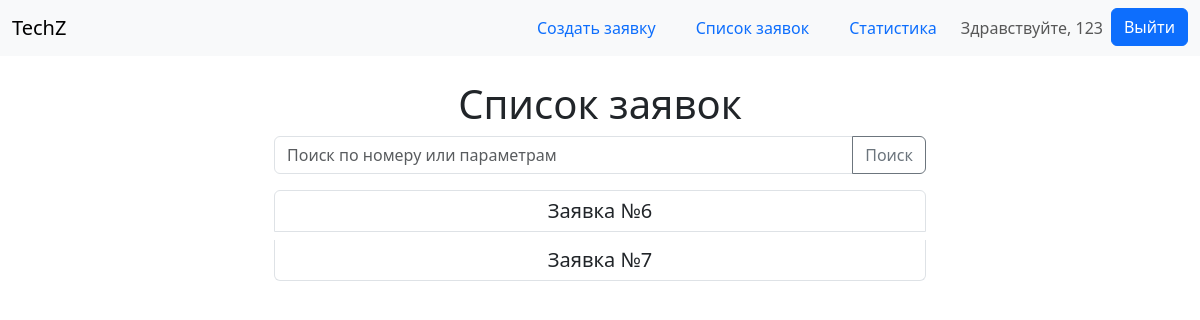
The app's page /tech/requests/ (signed in), older data.
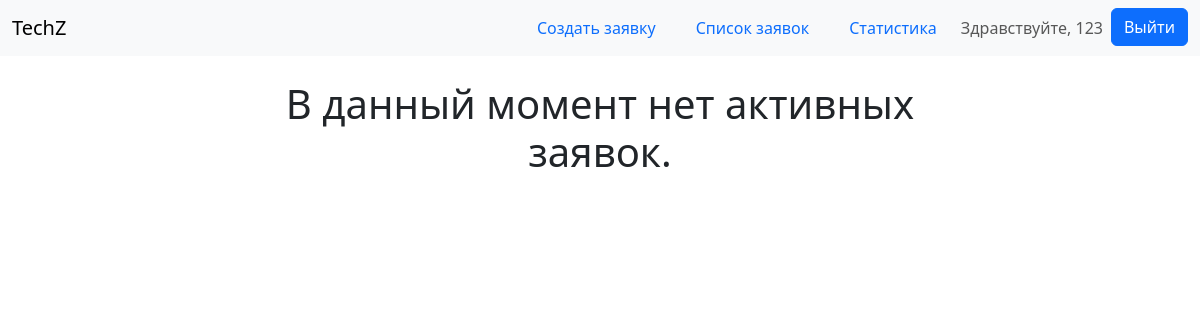
The same page, newer data.
### tech/models.py (models this page shows, shortened)
class Request(models.Model):
    number = models.AutoField(primary_key=True, verbose_name='Номер заявки')
    date_added = models.DateField(auto_now_add=True, verbose_name='Дата добавления')
    equipment = models.ForeignKey(Equipment, on_delete=models.CASCADE, verbose_name='Оборудование')
    issue_type = models.ForeignKey(IssueType, on_delete=models.CASCADE, verbose_name='Тип проблемы')
    description = models.TextField(verbose_name='Описание')
    client = models.ForeignKey(UserProfile, limit_choices_to={'role': 'user', 'user__is_staff': False},
                               on_delete=models.CASCADE, verbose_name='Клиент')
    status_choices = [
        ('pending', 'В ожидании'),
        ('in_progress', 'В работе'),
        ('completed', 'Выполнена'),
    ]
    status = models.CharField(max_length=20, choices=status_choices, default='pending', verbose_name='Статус')
    date_closed = models.DateField(null=True, blank=True, verbose_name='Дата закрытия')
    class Meta:
        verbose_name = 'Заявка'
        verbose_name_plural = 'Заявки'

### tech/views.py (the view, shortened to what this page needs)
# urls.py: path('requests/', views.request_list, name='request_list'),
@login_required(login_url='login')
def request_list(request):
    if request.user.userprofile.role == 'admin':
        requests = Request.objects.all()
    else:
        requests = Request.objects.filter(client=request.user.userprofile)
    search_query = request.GET.get('search_query')
    return render(request, 'request_list.html', {'requests': requests})

### templates/request_list.html (shortened to what this page needs)
{% extends 'base.html' %}
{% block content %}
    <div class="container mt-4">
        {% if requests %}
            <h1 class="text-center">Список заявок</h1>
            <form method="GET" action="{% url 'request_list' %}">
                <div class="input-group mb-3">
                    <input type="text" class="form-control" placeholder="Поиск по номеру или параметрам"
                           name="search_query" value="{{ request.GET.search_query }}">
                    <button class="btn btn-outline-secondary" type="submit">Поиск</button>
                </div>
            </form>
            <div class="list-group text-center">
                {% for request in requests %}
                    <a class="h5 list-group-item list-group-item-action"
                       href="{% url 'request_detail' pk=request.pk %}">Заявка №{{ request.number }}</a>
                {% endfor %}
            </div>
        {% else %}
            <h1 class="text-center">В данный момент нет активных заявок.</h1>
        {% endif %}
    </div>
{% endblock %}

### templates/base.html (shortened to what this page needs)
<!DOCTYPE html>
<html lang="en">
<head>
    {% load bootstrap5 %}
    {% bootstrap_css %}
</head>
<body>
<nav class="navbar bg-body-tertiary">
    <div class="container-fluid">
        <a class="navbar-brand" href="{% url 'index' %}">TechZ</a>
        <ul class="nav nav-pills nav-fill gap-2">
            {% if user.is_authenticated and user.userprofile.role == 'admin' %}
                <li class="nav-item">
                    <a class="nav-link" href="{% url 'create_request' %}">Создать заявку</a>
                </li>
                <li class="nav-item">
                    <a class="nav-link" href="{% url 'request_list' %}">Список заявок</a>
                </li>
                <li class="nav-item">
                    <a class="nav-link" href="{% url 'statistics' %}">Статистика</a>
                </li>
            {% elif user.is_authenticated and user.userprofile.role == 'ispolnitel' %}
                <li class="nav-item">
                    <a class="nav-link" href="{% url 'jobs' %}">Мои заявки</a>
                </li>
            {% endif %}
            {% if user.is_authenticated %}
                <li class="navbar-text">
                    Здравствуйте, {{ user.username }}
                </li>
                <li class="nav-item">
                    <a class="btn btn-primary" href="{% url 'logout' %}">Выйти</a>
                </li>
            {% endif %}
        </ul>
    </div>
</nav>
<div class="container" style="max-width: 700px">
    {% block content %}{% endblock %}
</div>
</body>
</html>

Row changes from the older to the newer data that the page shows:
removed Request: number "6"
removed Request: number "7"
Text that changed along with them:
text no longer shown: "Список заявок Поиск"
text now shown: "В данный момент нет активных заявок."
